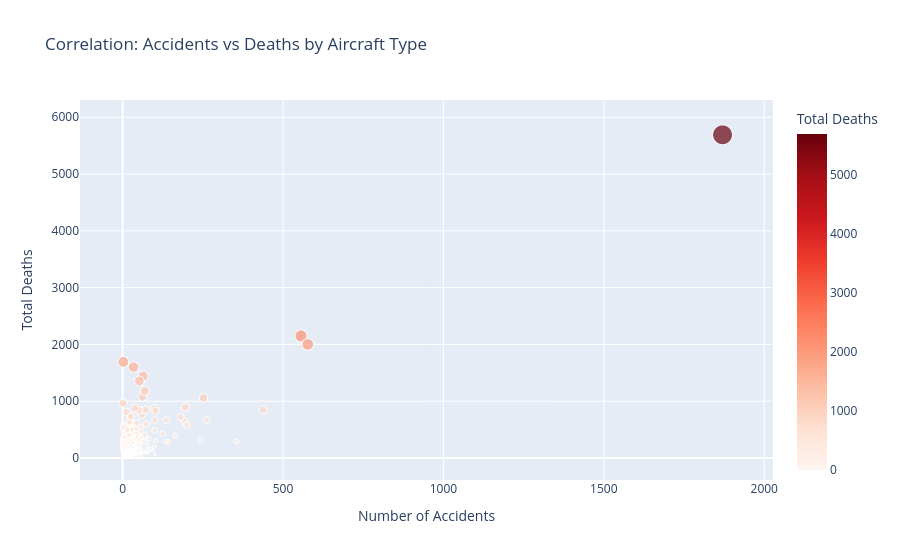

Notebook cell for this chart:
### Markdown cell above
## 6. Correlation Analysis

### Code cell
# Accidents vs Deaths scatter
accidents_type = df.groupby('type').size().reset_index(name='accidents')
deaths_type = df.groupby('type')['fatalities'].sum().reset_index(name='deaths')
analysis = pd.merge(accidents_type, deaths_type, on='type')

fig = px.scatter(
    analysis, x='accidents', y='deaths',
    hover_name='type', size='deaths', color='deaths',
    color_continuous_scale='Reds',
    title='Correlation: Accidents vs Deaths by Aircraft Type',
    labels={'accidents': 'Number of Accidents', 'deaths': 'Total Deaths'}
)
fig.show()
fig.write_image(f'{OUTPUT_DIR}\\correlation_scatter.png', scale=2)

### Figure 1 — Plotly figure (JSON) as saved in the notebook; plotly's stock layout.template omitted (floating-point values rounded to 4 significant figures; data arrays with more than 128 entries replaced by an {"elided": "..."} marker saying what was removed)
{"data": [{"hovertemplate": "<b>%{hovertext}</b><br><br>Number of Accidents=%{x}<br>Total Deaths=%{marker.color}<extra></extra>", "hovertext": {"elided": "3068 str values"}, "legendgroup": "", "marker": {"color": {"elided": "3068 int values"}, "coloraxis": "coloraxis", "size": {"elided": "3068 int values"}, "sizemode": "area", "sizeref": 14.23, "symbol": "circle"}, "mode": "markers", "name": "", "showlegend": false, "type": "scattergl", "x": {"elided": "3068 int values"}, "xaxis": "x", "y": {"elided": "3068 int values"}, "yaxis": "y"}], "layout": {"coloraxis": {"colorbar": {"title": {"text": "Total Deaths"}}, "colorscale": [[0, "rgb(255,245,240)"], [0.125, "rgb(254,224,210)"], [0.25, "rgb(252,187,161)"], [0.375, "rgb(252,146,114)"], [0.5, "rgb(251,106,74)"], [0.625, "rgb(239,59,44)"], [0.75, "rgb(203,24,29)"], [0.875, "rgb(165,15,21)"], [1, "rgb(103,0,13)"]]}, "legend": {"itemsizing": "constant", "tracegroupgap": 0}, "title": {"text": "Correlation: Accidents vs Deaths by Aircraft Type"}, "xaxis": {"anchor": "y", "domain": [0, 1], "title": {"text": "Number of Accidents"}}, "yaxis": {"anchor": "x", "domain": [0, 1], "title": {"text": "Total Deaths"}}}}
